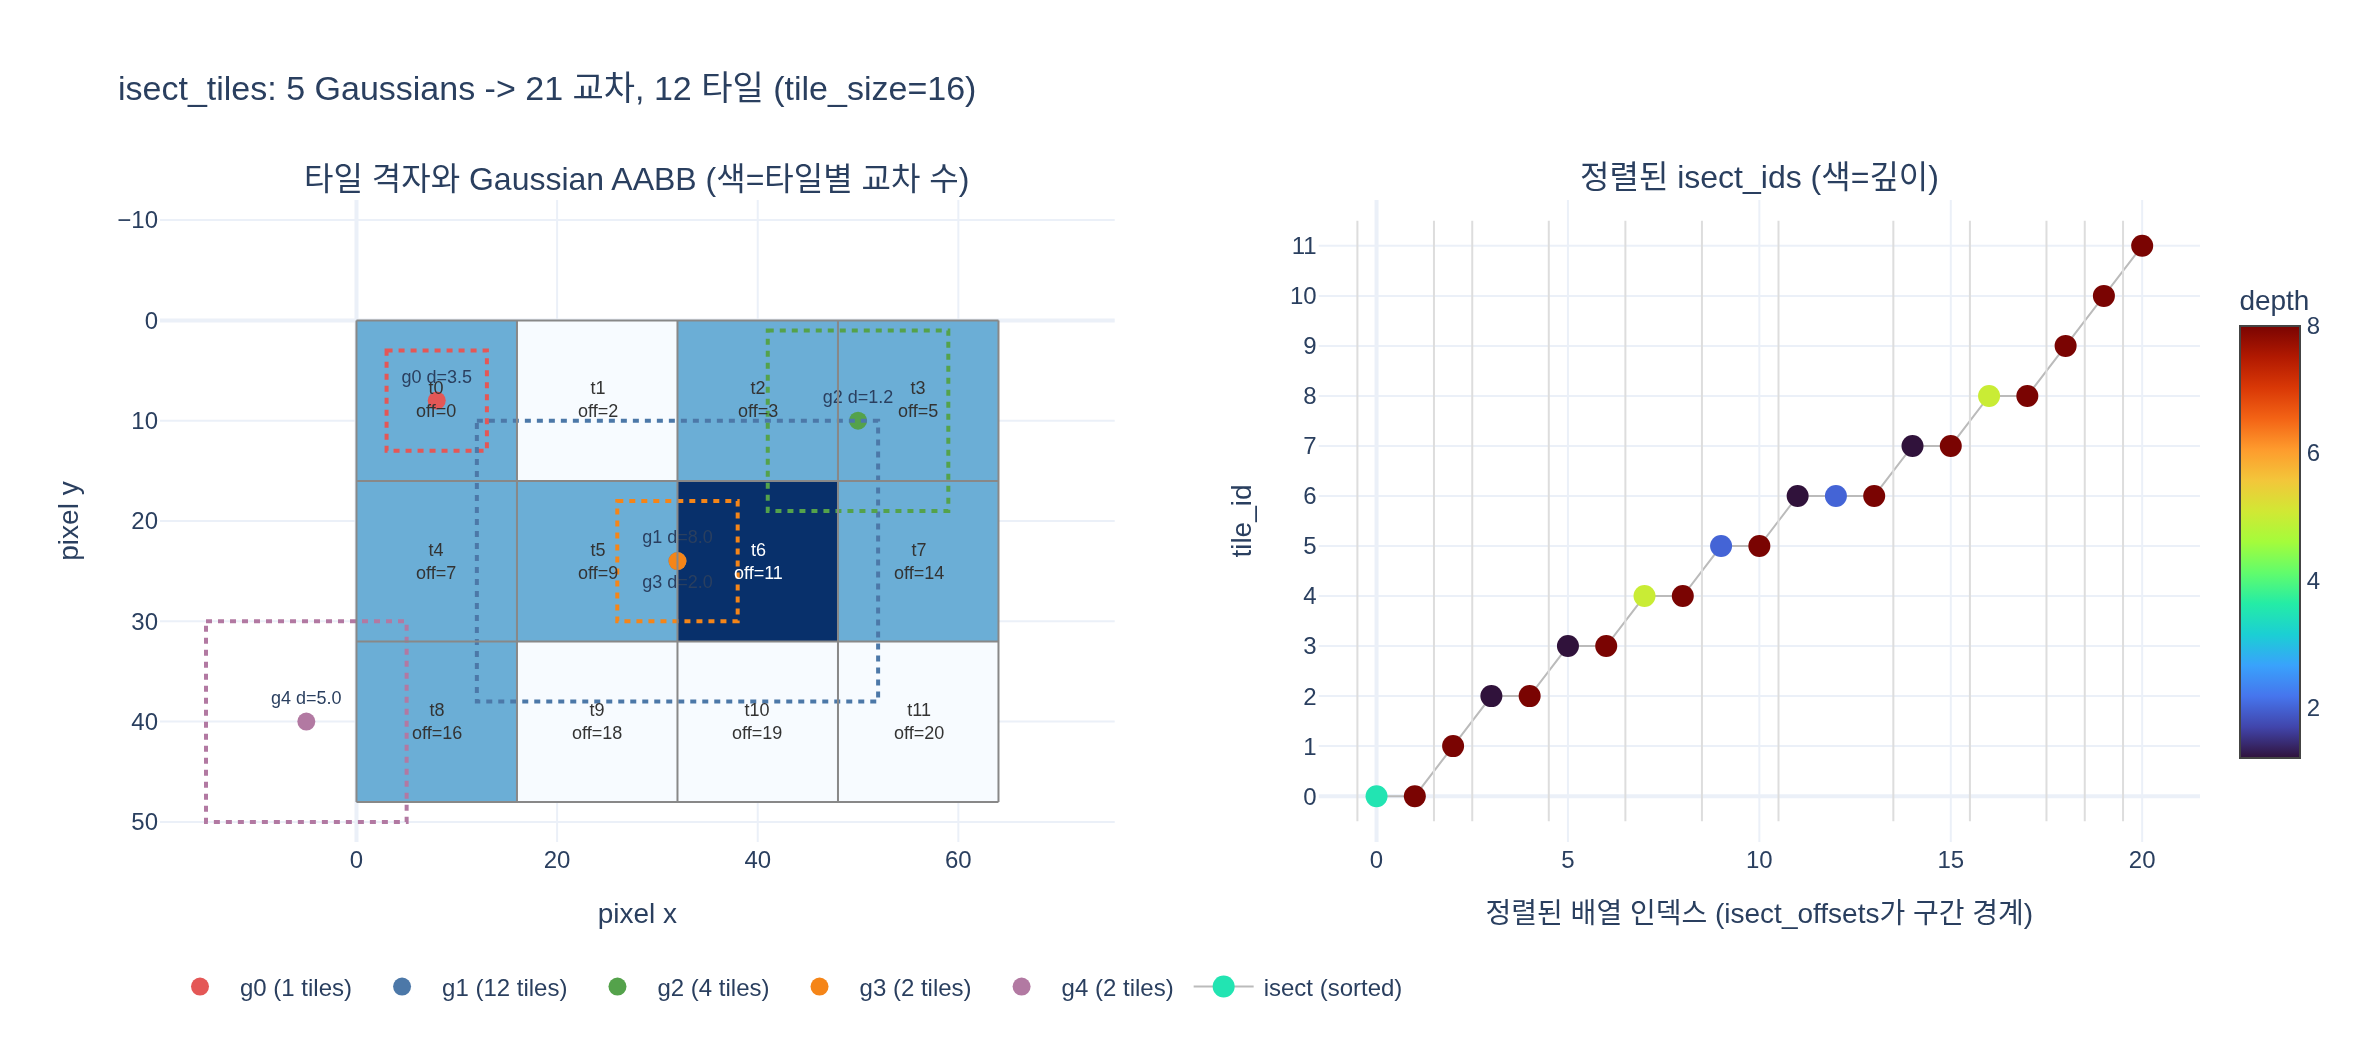

Source code (Python):
# %% [markdown]
# # `isect_tiles` — 타일 교차 단계를 손으로 재현하기
#
# gsplat `rasterization()`의 3번째 커널 단계인 **타일 교차**(`isect_tiles`)가
# 실제로 무엇을 계산하는지, numpy만으로 같은 결과를 만들어 본다.
#
# 흐름:
# 1. 화면을 `tile_size`(=16) 픽셀 격자로 자른다 → `tile_width`, `tile_height`
# 2. 각 Gaussian의 화면공간 AABB로 걸치는 타일 범위를 구한다 → `tiles_per_gauss`
# 3. 교차마다 64비트 키 `image_id | tile_id | depth`를 만든다 → `isect_ids`
# 4. 키를 정렬한다 → 타일별로 모여 있고, 타일 안에서는 깊이 오름차순
# 5. 정렬된 배열을 타일 경계 오프셋으로 인코딩한다 → `isect_offsets` (`isect_offset_encode`)
#
# 참고 소스: `gsplat/cuda/_wrapper.py:1196` (`isect_tiles`),
# `gsplat/cuda/csrc/IntersectTile.cu` (`intersect_tile_kernel`, `intersect_offset_kernel`),
# `gsplat/rendering.py:886`.

# %%
# 필요 패키지: numpy, plotly, kaleido (모두 gsplat 환경에 설치돼 있음)
# gsplat 자체는 import하지 않는다 (JIT 빌드가 매우 오래 걸림) — 순수 numpy 재구현.
import numpy as np
import plotly.graph_objects as go
from plotly.subplots import make_subplots


def _show(fig):
    try:
        from IPython import get_ipython

        if get_ipython() is not None:  # VSCode 셀/Jupyter에서만 렌더링
            fig.show()
    except ImportError:
        pass


np.set_printoptions(precision=3, suppress=True)

# gsplat/cuda/include/Common.h 의 상수
ALPHA_THRESHOLD = 1.0 / 255.0
GAUSSIAN_EXTEND = 3.33

# %% [markdown]
# ## 1. 화면을 타일로 나눈다
#
# `rendering.py`는 다음처럼 격자 크기를 정한다.
#
# $$\text{tile\_width} = \left\lceil \frac{W}{\text{tile\_size}} \right\rceil,\qquad
#   \text{tile\_height} = \left\lceil \frac{H}{\text{tile\_size}} \right\rceil$$
#
# 3DGS 커널은 `TILE_SIZE=16`으로만 컴파일된다(`_resolve_tile_size()`).
# 타일 하나 = CUDA 블록 하나 = 16×16 = 256 픽셀 → 스레드 1개가 픽셀 1개를 담당.

# %%
W, H = 64, 48  # 장난감 해상도 (실제로는 1080p 등)
TILE = 16
tile_width = int(np.ceil(W / TILE))
tile_height = int(np.ceil(H / TILE))
n_tiles = tile_width * tile_height
print(f"이미지 {W}x{H}, tile_size={TILE} -> 격자 {tile_width}x{tile_height} = {n_tiles} 타일")
# 출력: 이미지 64x48, tile_size=16 -> 격자 4x3 = 12 타일

# 투영(fully_fused_projection) 결과라고 가정하는 입력들
# means2d: 화면 픽셀 좌표 [N,2], radii: 축별 반경(픽셀) [N,2], depths: 카메라 z [N]
means2d = np.array(
    [
        [8.0, 8.0],  # g0: 좌상단 타일 안에 완전히 들어감
        [32.0, 24.0],  # g1: 4개 타일 경계에 걸침 (큰 반경)
        [50.0, 10.0],  # g2: 중간 크기
        [32.0, 24.0],  # g3: g1과 같은 위치, 더 앞쪽 깊이
        [-5.0, 40.0],  # g4: 화면 왼쪽 밖으로 삐져나감 → 클램프
    ],
    dtype=np.float32,
)
radii = np.array([[5, 5], [20, 14], [9, 9], [6, 6], [10, 10]], dtype=np.int32)
depths = np.array([3.5, 8.0, 1.2, 2.0, 5.0], dtype=np.float32)
N = len(depths)
I = 1  # 이미지(카메라) 개수
print("N =", N)
# 출력: N = 5

# %% [markdown]
# ## 2. 1차 패스: Gaussian별 타일 개수 (`tiles_per_gauss`)
#
# `IntersectTile.cu`의 AABB 경로를 그대로 옮기면
#
# ```
# tile_min.x = clamp(floor(mean.x/T - r_x/T), 0, tile_width)   # 포함
# tile_max.x = clamp(ceil (mean.x/T + r_x/T), 0, tile_width)   # 배타
# ```
#
# 커널은 이 계산을 **두 번** 한다. 1차 패스는 개수만 세어 `tiles_per_gauss`를 채우고,
# 그 누적합(`cub::DeviceScan::InclusiveSum`)으로 각 Gaussian이 쓸 출력 슬롯을
# 미리 확보한 뒤, 2차 패스에서 같은 루프를 돌며 그 슬롯에 키를 써 넣는다.
# 출력 배열 크기 `n_isects`를 미리 알 수 없기 때문에 필요한 구조다.
#
# `radii <= 0`이면(투영 단계에서 컬링된 Gaussian) 0개 타일로 즉시 반환한다.

# %%
def tile_bbox(mean, r):
    """IntersectTile.cu AABB 경로: 타일 격자 좌표의 [min, max) 범위."""
    tmin_x = min(max(0, int(np.floor(mean[0] / TILE - r[0] / TILE))), tile_width)
    tmin_y = min(max(0, int(np.floor(mean[1] / TILE - r[1] / TILE))), tile_height)
    tmax_x = min(max(0, int(np.ceil(mean[0] / TILE + r[0] / TILE))), tile_width)
    tmax_y = min(max(0, int(np.ceil(mean[1] / TILE + r[1] / TILE))), tile_height)
    return (tmin_x, tmin_y), (tmax_x, tmax_y)


bboxes = [tile_bbox(means2d[i], radii[i]) for i in range(N)]
tiles_per_gauss = np.array(
    [max(0, b[1][0] - b[0][0]) * max(0, b[1][1] - b[0][1]) for b in bboxes], dtype=np.int32
)
for i, (b, c) in enumerate(zip(bboxes, tiles_per_gauss)):
    print(f"g{i}: tile_min={b[0]} tile_max={b[1]} -> {c} 타일")
print("tiles_per_gauss =", tiles_per_gauss)

cum = np.cumsum(tiles_per_gauss.astype(np.int64))  # InclusiveSum
n_isects = int(cum[-1])
print("cum_tiles_per_gauss =", cum, " n_isects =", n_isects)
# 출력: g0: tile_min=(0, 0) tile_max=(1, 1) -> 1 타일
# 출력: g1: tile_min=(0, 0) tile_max=(4, 3) -> 12 타일
# 출력: g2: tile_min=(2, 0) tile_max=(4, 2) -> 4 타일
# 출력: g3: tile_min=(1, 1) tile_max=(3, 2) -> 2 타일
# 출력: g4: tile_min=(0, 1) tile_max=(1, 3) -> 2 타일  (x가 음수 → 0으로 클램프)
# 출력: tiles_per_gauss = [ 1 12  4  2  2]
# 출력: cum_tiles_per_gauss = [ 1 13 17 19 21]  n_isects = 21

# %% [markdown]
# ## 3. 64비트 교차 키 인코딩
#
# 키 레이아웃(`intersect_tile_kernel`):
#
# ```
# [ image_id : image_n_bits ][ tile_id : tile_n_bits ][ depth : 32 bits ]
#  <---------------- 상위 32비트 ---------------->    <--- 하위 32비트 --->
# ```
#
# - `image_n_bits + tile_n_bits <= 32`이어야 한다(초과 시 `TORCH_CHECK` 실패).
# - 깊이는 float32 **비트를 그대로** 하위 32비트에 넣는다: `__float_as_uint(depth)`.
#   IEEE-754 양의 float은 비트 패턴의 부호 없는 정수 순서가 값의 순서와 같기 때문에,
#   부동소수 비교 없이 정수 radix sort 한 번으로 깊이 정렬이 된다.
#   음수 깊이면 부호 비트가 순서를 뒤집으므로 near-plane 컬링 뒤의 $d \ge 0$이 전제다.
# - 한 Gaussian이 걸친 타일마다 **키 하나**가 생긴다 → 같은 Gaussian이 여러 번 등장.
#   그래서 짝으로 `flatten_ids`(원래 Gaussian 인덱스)를 함께 들고 다닌다.

# %%
def bits_for_count(count):
    """MathUtils.h bits_for_count: count-1을 담는 데 필요한 비트 수."""
    return 0 if count <= 1 else int(count - 1).bit_length()


image_n_bits = bits_for_count(I)
tile_n_bits = bits_for_count(n_tiles)
print(f"image_n_bits={image_n_bits}, tile_n_bits={tile_n_bits} (합 {image_n_bits + tile_n_bits} <= 32)")
# 출력: image_n_bits=0, tile_n_bits=4 (합 4 <= 32)


def depth_key(d):
    """__float_as_uint(float(d)) — float32 비트를 uint32로 재해석."""
    return int(np.float32(d).view(np.uint32))


# 단조성 확인: 값 순서 == 비트 패턴 순서 (음수가 아닌 한)
probe = np.array([0.0, 1e-6, 0.5, 1.2, 2.0, 3.5, 8.0, 1e6], dtype=np.float32)
keys = [depth_key(x) for x in probe]
print("깊이 오름차순 -> 키도 오름차순?", all(a < b for a, b in zip(keys, keys[1:])))
print("예: depth=1.2 ->", hex(depth_key(1.2)), " depth=8.0 ->", hex(depth_key(8.0)))
# 출력: 깊이 오름차순 -> 키도 오름차순? True
# 출력: 예: depth=1.2 -> 0x3f99999a  depth=8.0 -> 0x41000000

# 2차 패스: 슬롯에 키를 써 넣는다
isect_ids = np.zeros(n_isects, dtype=np.int64)
flatten_ids = np.zeros(n_isects, dtype=np.int32)
cursor = 0
for gi in range(N):
    (tx0, ty0), (tx1, ty1) = bboxes[gi]
    iid = 0  # image_id (packed=False에서는 idx // N)
    iid_enc = iid << (32 + tile_n_bits)
    d_enc = depth_key(depths[gi])
    for ty in range(ty0, ty1):
        for tx in range(tx0, tx1):
            tile_id = ty * tile_width + tx
            isect_ids[cursor] = iid_enc | (tile_id << 32) | d_enc
            flatten_ids[cursor] = gi
            cursor += 1
assert cursor == n_isects
print("정렬 전 앞 6개 (tile_id, gauss, depth):")
for k in range(6):
    tid = (isect_ids[k] >> 32) & ((1 << tile_n_bits) - 1)
    print(f"  tile={tid:2d} g{flatten_ids[k]} depth={depths[flatten_ids[k]]:.2f}")
# 출력: 정렬 전 앞 6개 (tile_id, gauss, depth):
# 출력:   tile= 0 g0 depth=3.50
# 출력:   tile= 0 g1 depth=8.00
# 출력:   tile= 1 g1 depth=8.00
# 출력:   tile= 2 g1 depth=8.00
# 출력:   tile= 3 g1 depth=8.00
# 출력:   tile= 4 g1 depth=8.00

# %% [markdown]
# ## 4. 정렬 = 이 단계의 핵심
#
# `cub::DeviceRadixSort::SortPairs(keys=isect_ids, values=flatten_ids)`를
# 하위 `32 + tile_n_bits + image_n_bits` 비트만 대상으로 돌린다
# (`radix_sort_double_buffer`). 상위 비트가 image·tile이므로 정렬 결과는
#
# - 같은 이미지의 같은 타일에 속한 교차들이 **연속 구간**으로 모이고,
# - 그 구간 안에서는 **깊이 오름차순**(앞→뒤)이 된다.
#
# 즉 정렬 한 번으로 "타일별 깊이순 리스트"가 공짜로 만들어진다.
# 이게 4단계 `rasterize_to_pixels`의 알파 블렌딩이 요구하는 정확한 순서다.

# %%
order = np.argsort(isect_ids, kind="stable")
isect_ids_sorted = isect_ids[order]
flatten_ids_sorted = flatten_ids[order]

tid_sorted = ((isect_ids_sorted >> 32) & ((1 << tile_n_bits) - 1)).astype(np.int64)
depth_sorted = depths[flatten_ids_sorted]
print("idx  tile  gauss  depth")
for k in range(n_isects):
    print(f"{k:3d}  {tid_sorted[k]:4d}  g{flatten_ids_sorted[k]}     {depth_sorted[k]:.2f}")
# 출력: idx  tile  gauss  depth
# 출력:   0     0  g0     3.50
# 출력:   1     0  g1     8.00
# 출력:   2     1  g1     8.00
# 출력:   3     2  g2     1.20
# 출력:   4     2  g1     8.00
# 출력:   5     3  g2     1.20
# 출력:   6     3  g1     8.00
# 출력:   7     4  g4     5.00
# 출력:   8     4  g1     8.00
# 출력:   9     5  g3     2.00
# 출력:  10     5  g1     8.00
# 출력:  11     6  g2     1.20
# 출력:  12     6  g3     2.00
# 출력:  13     6  g1     8.00
# 출력:  14     7  g2     1.20
# 출력:  15     7  g1     8.00
# 출력:  16     8  g4     5.00
# 출력:  17     8  g1     8.00
# 출력:  18     9  g1     8.00
# 출력:  19    10  g1     8.00
# 출력:  20    11  g1     8.00
# (g1은 12개 타일 전부에 등장한다 — 큰 Gaussian 하나가 교차 수를 지배하는 모습)

# 각 타일 구간이 정말 깊이 오름차순인지 검증
ok = True
for t in range(n_tiles):
    seg = depth_sorted[tid_sorted == t]
    ok &= bool(np.all(np.diff(seg) >= 0))
print("모든 타일 구간이 깊이 오름차순:", ok)
# 출력: 모든 타일 구간이 깊이 오름차순: True

# %% [markdown]
# ## 5. `isect_offset_encode` — 타일 → 구간 시작 인덱스
#
# 정렬된 배열만으로는 래스터라이저가 "내 타일의 교차가 어디서 시작하는가"를 모른다.
# `isect_offset_encode()`가 정렬된 `isect_ids`를 훑어 타일 경계가 바뀌는 지점을 찾아
# `[I, tile_height, tile_width]` 크기의 오프셋 텐서를 만든다.
#
# 래스터라이저 커널(`RasterizeToPixels3DGSSerialBatchFwd.cu:164`)은 이렇게 읽는다.
#
# ```
# range_start = isect_offsets[tile_id]
# range_end   = (마지막 타일이면 n_isects) else isect_offsets[tile_id + 1]
# ```
#
# 교차가 하나도 없는 타일은 `range_start == range_end`가 되어 즉시 배경으로 끝난다.
# (커널 주석의 예시: ids `[1,1,1,3,3]`, n_tiles=6 → offsets `[0,0,3,3,5,5]`)

# %%
def isect_offset_encode(sorted_tile_ids, n_tiles_total):
    """정렬된 tile_id 배열 -> 타일별 시작 오프셋 [n_tiles]."""
    return np.searchsorted(sorted_tile_ids, np.arange(n_tiles_total), side="left").astype(np.int32)


isect_offsets = isect_offset_encode(tid_sorted, n_tiles)
print("isect_offsets =", isect_offsets)
print("(2D 격자)\n", isect_offsets.reshape(tile_height, tile_width))
# 출력: isect_offsets = [ 0  2  3  5  7  9 11 14 16 18 19 20]
# 출력: (2D 격자)
# 출력:  [[ 0  2  3  5]
# 출력:  [ 7  9 11 14]
# 출력:  [16 18 19 20]]

print("\n타일별 앞→뒤 처리 순서:")
for t in range(n_tiles):
    s = int(isect_offsets[t])
    e = int(isect_offsets[t + 1]) if t + 1 < n_tiles else n_isects
    ty, tx = divmod(t, tile_width)
    lst = [f"g{g}({d:.1f})" for g, d in zip(flatten_ids_sorted[s:e], depth_sorted[s:e])]
    print(f"  tile {t:2d} (tx={tx},ty={ty}) [{s:2d},{e:2d}) : {' -> '.join(lst) if lst else '(비어있음)'}")
# 출력: 타일별 앞→뒤 처리 순서:
# 출력:   tile  0 (tx=0,ty=0) [ 0, 2) : g0(3.5) -> g1(8.0)
# 출력:   tile  1 (tx=1,ty=0) [ 2, 3) : g1(8.0)
# 출력:   tile  2 (tx=2,ty=0) [ 3, 5) : g2(1.2) -> g1(8.0)
# 출력:   tile  3 (tx=3,ty=0) [ 5, 7) : g2(1.2) -> g1(8.0)
# 출력:   tile  4 (tx=0,ty=1) [ 7, 9) : g4(5.0) -> g1(8.0)
# 출력:   tile  5 (tx=1,ty=1) [ 9,11) : g3(2.0) -> g1(8.0)
# 출력:   tile  6 (tx=2,ty=1) [11,14) : g2(1.2) -> g3(2.0) -> g1(8.0)
# 출력:   tile  7 (tx=3,ty=1) [14,16) : g2(1.2) -> g1(8.0)
# 출력:   tile  8 (tx=0,ty=2) [16,18) : g4(5.0) -> g1(8.0)
# 출력:   tile  9 (tx=1,ty=2) [18,19) : g1(8.0)
# 출력:   tile 10 (tx=2,ty=2) [19,20) : g1(8.0)
# 출력:   tile 11 (tx=3,ty=2) [20,21) : g1(8.0)
# tile 6은 g2 -> g3 -> g1 순서: 깊이 1.2 -> 2.0 -> 8.0, 즉 앞→뒤.

# %% [markdown]
# ## 6. 왜 이 단계가 성능을 좌우하는가 — AccuTile(SNUGBOX) 가지치기
#
# AABB 경로는 타원을 **축 정렬 사각형**으로 근사하므로, 비스듬히 길쭉한 Gaussian은
# 실제로 스치지도 않는 타일까지 교차로 잡는다. 그 타일의 256개 스레드는 이 Gaussian을
# shared memory로 올려놓고 전부 $\alpha < 1/255$로 버린다 — 순수 낭비다.
#
# gsplat은 `conics`, `opacities`가 주어지면(3DGS 경로) 커널이 AccuTile/SNUGBOX
# (SpeedySplat, arXiv 2412.00578)로 전환해, 불투명도 임계값을 넘는 등고선 타원만으로
# 보수적 교차를 판정한다. 임계 등고선 레벨은
#
# $$\alpha = o\,e^{-q/2} \ge \tfrac{1}{255}
#   \;\Longrightarrow\; q \le t = \min\!\left(\text{EXTEND}^2,\; 2\ln\frac{o}{1/255}\right)$$
#
# 이고, $q = a\,dx^2 + 2b\,dx\,dy + c\,dy^2$ (conic = $\Sigma^{-1}$의 상삼각).
# 아래에서 45도 기울어진 길쭉한 Gaussian으로 AABB 개수와 실제 교차 개수를 비교한다.

# %%
# 45도 회전한 길쭉한 2D Gaussian
theta = np.deg2rad(45.0)
R = np.array([[np.cos(theta), -np.sin(theta)], [np.sin(theta), np.cos(theta)]])
S = np.diag([18.0**2, 2.0**2])  # 주축 18px, 부축 2px
Sigma = R @ S @ R.T
conic = np.linalg.inv(Sigma)
mean_t = np.array([32.0, 24.0])
opacity = 0.9
t_level = min(GAUSSIAN_EXTEND**2, 2.0 * np.log(opacity / ALPHA_THRESHOLD))
print("Sigma =\n", Sigma, "\nconic =\n", conic, "\nt_level =", round(t_level, 3))
# 출력: Sigma =
# 출력:  [[164.  160.]
# 출력:  [160.  164.]]
# 출력: conic =
# 출력:  [[ 0.127 -0.123]
# 출력:  [-0.123  0.127]]
# 출력: t_level = 10.872

# AABB 경로가 잡는 타일 (gsplat과 동일하게 축별 표준편차 * EXTEND)
r_aabb = np.ceil(GAUSSIAN_EXTEND * np.sqrt(np.diag(Sigma))).astype(np.int32)
(bx0, by0), (bx1, by1) = tile_bbox(mean_t, r_aabb)
aabb_tiles = {(tx, ty) for ty in range(by0, by1) for tx in range(bx0, bx1)}
print("radii(AABB) =", r_aabb, " AABB 타일 수 =", len(aabb_tiles))
# 출력: radii(AABB) = [43 43]  AABB 타일 수 = 12

# 실제로 알파 임계를 넘는 픽셀이 있는 타일만 (AccuTile이 근사하려는 정답)
yy, xx = np.mgrid[0:H, 0:W]
dx = (xx + 0.5) - mean_t[0]
dy = (yy + 0.5) - mean_t[1]
q = conic[0, 0] * dx * dx + 2 * conic[0, 1] * dx * dy + conic[1, 1] * dy * dy
alpha_map = opacity * np.exp(-0.5 * q)
hit = alpha_map >= ALPHA_THRESHOLD
true_tiles = set()
for ty in range(tile_height):
    for tx in range(tile_width):
        if hit[ty * TILE : (ty + 1) * TILE, tx * TILE : (tx + 1) * TILE].any():
            true_tiles.add((tx, ty))
print("실제 교차 타일 수 =", len(true_tiles))
print("AABB가 헛되게 잡은 타일 =", sorted(aabb_tiles - true_tiles))
# 출력: 실제 교차 타일 수 = 8
# 출력: AABB가 헛되게 잡은 타일 = [(0, 1), (0, 2), (3, 0), (3, 1)]
# → 12개 중 4개(33%)가 헛교차. 그 타일의 256개 스레드는 이 Gaussian을 shared memory에
#   올려놓고 전부 버린다. AccuTile은 이 4개를 애초에 키로 만들지 않는다.

# %% [markdown]
# ## 7. 시각화
#
# - 왼쪽: 타일 격자 위의 Gaussian AABB(점선)와 타일별 교차 개수(색). 숫자는 `isect_offsets`.
# - 오른쪽: 정렬된 `isect_ids` 배열. x=배열 인덱스, y=tile_id, 색=깊이.
#   타일이 계단처럼 단조 증가하고, 같은 타일 안에서는 깊이가 커지는 것이 정렬의 결과다.

# %%
counts = np.zeros((tile_height, tile_width), dtype=np.int32)
for t in range(n_tiles):
    s = int(isect_offsets[t])
    e = int(isect_offsets[t + 1]) if t + 1 < n_tiles else n_isects
    counts[t // tile_width, t % tile_width] = e - s

fig = make_subplots(
    rows=1,
    cols=2,
    subplot_titles=("타일 격자와 Gaussian AABB (색=타일별 교차 수)", "정렬된 isect_ids (색=깊이)"),
    column_widths=[0.52, 0.48],
)

fig.add_trace(
    go.Heatmap(
        z=counts,
        x=[(i + 0.5) * TILE for i in range(tile_width)],
        y=[(j + 0.5) * TILE for j in range(tile_height)],
        colorscale="Blues",
        showscale=False,
        zmin=0,
        hovertemplate="tile 교차 수=%{z}<extra></extra>",
    ),
    row=1,
    col=1,
)
for t in range(n_tiles):
    ty, tx = divmod(t, tile_width)
    fig.add_annotation(
        x=(tx + 0.5) * TILE,
        y=(ty + 0.5) * TILE,
        text=f"t{t}<br>off={isect_offsets[t]}",
        showarrow=False,
        font=dict(size=9, color="#fff" if counts[ty, tx] >= 3 else "#333"),
        row=1,
        col=1,
    )
palette = ["#e45756", "#4c78a8", "#54a24b", "#f58518", "#b279a2"]
for gi in range(N):
    (tx0, ty0), (tx1, ty1) = bboxes[gi]
    x0, y0 = means2d[gi] - radii[gi]
    x1, y1 = means2d[gi] + radii[gi]
    fig.add_shape(
        type="rect",
        x0=x0,
        y0=y0,
        x1=x1,
        y1=y1,
        line=dict(color=palette[gi], width=2, dash="dot"),
        row=1,
        col=1,
    )
    fig.add_trace(
        go.Scatter(
            x=[means2d[gi][0]],
            y=[means2d[gi][1]],
            mode="markers+text",
            marker=dict(size=9, color=palette[gi]),
            text=[f"g{gi} d={depths[gi]:.1f}"],
            textposition="bottom center" if gi == 3 else "top center",
            textfont=dict(size=9),
            name=f"g{gi} ({tiles_per_gauss[gi]} tiles)",
        ),
        row=1,
        col=1,
    )
for i in range(tile_width + 1):
    fig.add_shape(type="line", x0=i * TILE, y0=0, x1=i * TILE, y1=H, line=dict(color="#888", width=1), row=1, col=1)
for j in range(tile_height + 1):
    fig.add_shape(type="line", x0=0, y0=j * TILE, x1=W, y1=j * TILE, line=dict(color="#888", width=1), row=1, col=1)

fig.add_trace(
    go.Scatter(
        x=np.arange(n_isects),
        y=tid_sorted,
        mode="markers+lines",
        line=dict(color="#bbb", width=1),
        marker=dict(
            size=11,
            color=depth_sorted,
            colorscale="Turbo",
            showscale=True,
            colorbar=dict(title="depth", x=1.01, len=0.8),
        ),
        text=[f"g{g} depth={d:.2f}" for g, d in zip(flatten_ids_sorted, depth_sorted)],
        hovertemplate="idx=%{x}<br>tile=%{y}<br>%{text}<extra></extra>",
        name="isect (sorted)",
    ),
    row=1,
    col=2,
)
for t in range(n_tiles):
    s = int(isect_offsets[t])
    fig.add_shape(type="line", x0=s - 0.5, y0=-0.5, x1=s - 0.5, y1=n_tiles - 0.5,
                  line=dict(color="#ddd", width=1), row=1, col=2)

fig.update_xaxes(title="pixel x", range=[-12, W + 4], row=1, col=1)
fig.update_yaxes(title="pixel y", range=[H + 4, -12], scaleanchor="x", row=1, col=1)
fig.update_xaxes(title="정렬된 배열 인덱스 (isect_offsets가 구간 경계)", row=1, col=2)
fig.update_yaxes(title="tile_id", dtick=1, row=1, col=2)
fig.update_layout(
    title=f"isect_tiles: {N} Gaussians -> {n_isects} 교차, {n_tiles} 타일 (tile_size={TILE})",
    height=520,
    width=1180,
    showlegend=True,
    legend=dict(orientation="h", y=-0.18),
    template="plotly_white",
)

fig.write_image("expy.png", scale=2)
print("expy.png 저장 완료")
# 출력: expy.png 저장 완료
_show(fig)

# %% [markdown]
# ## 정리
#
# | 산출물 | 모양 | 의미 |
# |---|---|---|
# | `tiles_per_gauss` | int32 `[..., N]` | Gaussian이 걸친 타일 수 (밀도화/프로파일링에 유용) |
# | `isect_ids` | int64 `[n_isects]` | `image_id \| tile_id \| depth` 정렬 키 |
# | `flatten_ids` | int32 `[n_isects]` | 각 교차의 원래 Gaussian 인덱스 (`[I*N]` 평탄 인덱스) |
# | `isect_offsets` | int32 `[I, th, tw]` | 정렬된 배열에서 타일별 구간 시작 (`isect_offset_encode`) |
#
# 핵심: `isect_tiles`는 **픽셀 값을 하나도 계산하지 않는다**. 오직
# "어느 타일이 어떤 Gaussian들을, 어떤 순서로 처리해야 하는가"라는 **작업 스케줄**을
# 만드는 준비 단계다. 이 스케줄이 있어야 다음 단계 `rasterize_to_pixels`가
# 타일=CUDA 블록 단위로 앞→뒤 알파 블렌딩을 하고, 투과율이 임계값 아래로 떨어지는
# 즉시 조기 종료할 수 있다.
#
# 주의: `n_isects`는 Gaussian 수 $N$이 아니라 **면적에 비례**한다. 크고 흐릿한
# Gaussian 하나가 수천 개의 키를 만들 수 있고, 정렬 비용과 메모리는 여기서 나온다.
# 그래서 밀도화 전략이 큰 Gaussian을 쪼개고(`split`), AccuTile이 헛교차를 잘라내며,
# `_resolve_tile_size()`가 해상도에 따라 타일 크기를 고르는 것이다.
